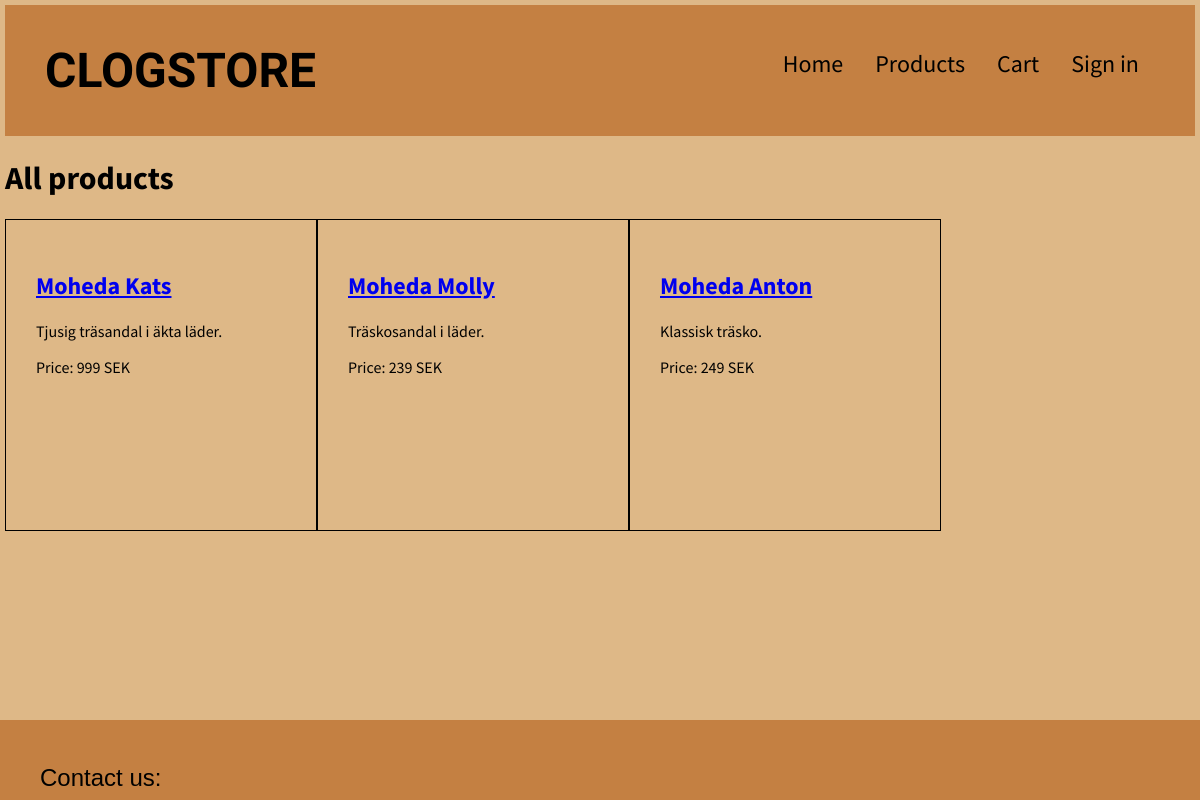
Screenshot of /?controller=products with the database file from the repository.
### tables this page shows
CREATE TABLE `product` (
  `PID` int(11) NOT NULL AUTO_INCREMENT,
  `Title` varchar(45) NOT NULL,
  `Description` varchar(45) NOT NULL,
  `Price` float NOT NULL,
  PRIMARY KEY (`PID`)
);

### includes/functions.inc.php (called while the page is built)
<?php
function loadTemplate($templateName, $templateData) {
	require("templates/header.tpl.php");
	require('templates/'.$templateName.'.tpl.php');
	require("templates/footer.tpl.php");
}

### user_controllers/products_controller.php (called while the page is built)
<?php
if (isset($_GET['cat'])) {
	$sql =
		"SELECT * FROM product, prodcat, category
		WHERE product.pid = prodcat.pid
		AND prodcat.catid = category.catid
		AND prodcat.catid = :catid";
	$stmt = $dbh->prepare($sql);
	$stmt->bindParam(':catid', $_GET['cat']);
	$stmt->execute();
} else {
	$sql = "SELECT * FROM product";
	$stmt = $dbh->query($sql);
}
$productsData = $stmt->fetchAll(PDO::FETCH_OBJ);
loadTemplate("products", $productsData);

### index.php (called while the page is built, shortened)
<?php
require_once("includes/functions.inc.php");
require_once("includes/routes.inc.php");
$controller = $_GET['controller'] ?? "default";
require_once("user_controllers/".$routes[$controller]);

### templates/products.tpl.php (the view)
<html>
    <h1><?php if(isset($_GET['cat'])) {
        echo $templateData[0]->title;
    } else {
        echo "All products";
    } ?></h1>
    <?php
    foreach($templateData as $product) :
    ?>
<div class="products">
    <h2>
        <a href="?controller=product&pid=<?php echo $product->PID;?>">
            <?php echo $product->Title;
            ?>
        </a>
    </h2>
    <p><?php echo $product->Description;?></p>
    <p>Price: <?php echo $product->Price;?> SEK</p>
    </div>
</html>
<?php
endforeach;
?>

### css/style.css (style rules this page uses)
body { background-color: burlywood; margin: 0; font-family: 'Source Sans Pro', sans-serif; padding: 5px 5px 120px 5px; }
.products { border: 1px solid black; float: left; padding: 30px; height: 250px; width: 250px; }

### rows the page displays
product: Title "Moheda Kats", Description "Tjusig träsandal i äkta läder.", Price "999"
product: Title "Moheda Molly", Description "Träskosandal i läder.", Price "239"
product: Title "Moheda Anton", Description "Klassisk träsko.", Price "249"
